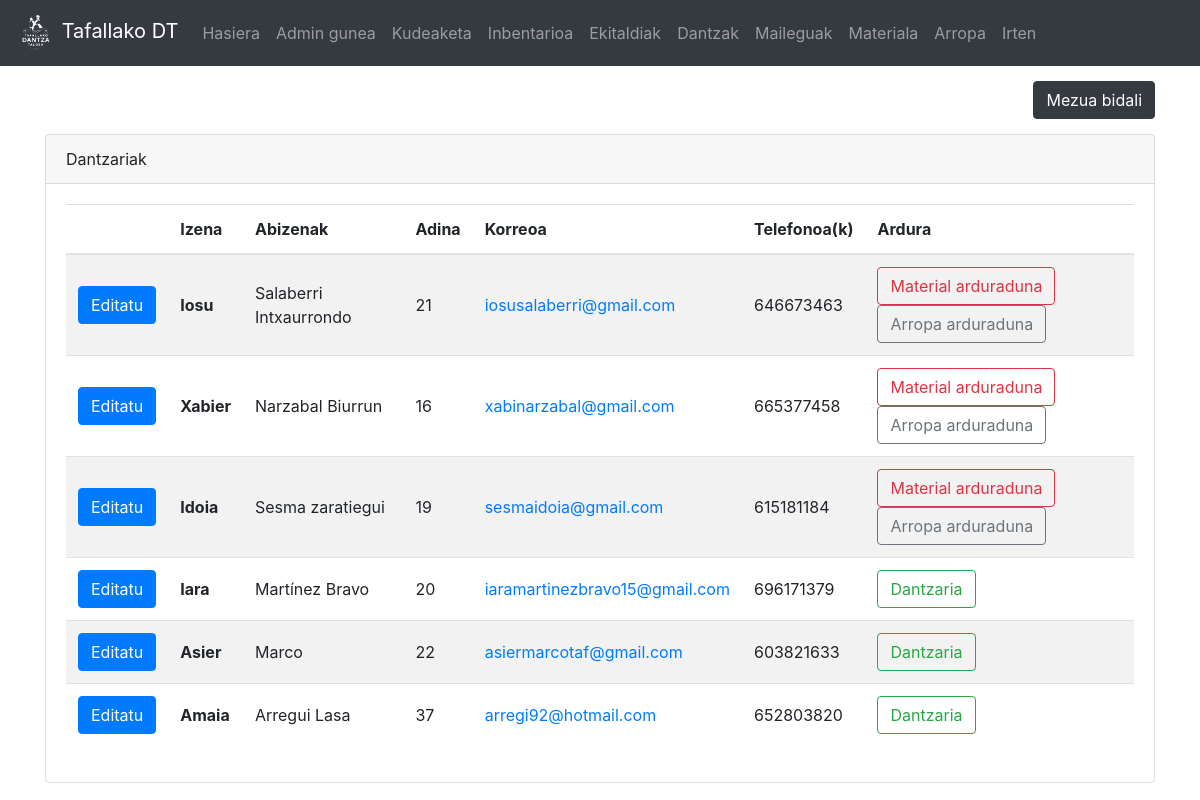
The page /dashboard (signed in) on the database its author committed.
### dantza/models.py (models this page shows, shortened)
class Dantzaria(models.Model):
	user = models.OneToOneField(User, on_delete=models.CASCADE)
	izena = models.CharField(max_length=50)
	abizenak = models.CharField(max_length=200)
	jaiotze_data = models.DateTimeField('jaiotze data')
	email = models.CharField(max_length=100)
	def adina(self):
		today = date.today()
		return today.year - self.jaiotze_data.year - ((today.month, today.day) < (self.jaiotze_data.month, self.jaiotze_data.day))
	def telefonoak(self):
		t_list = Telefono.objects.filter(dantzari=self)
		return ', '.join(str(e.zenbakia) for e in t_list)
	def is_materialArduraduna(self):
		return self.user.groups.filter(name='material_arduradunak').exists()
	def is_arropaArduraduna(self):
		return self.user.groups.filter(name='arropa_arduradunak').exists()

class Telefono(models.Model):
	zenbakia = models.IntegerField()
	dantzari = models.ForeignKey(Dantzaria, on_delete=models.CASCADE)

### dantza/views.py (the view, shortened to what this page needs)
# urls.py: path('dashboard', views.dashboard, name = 'dashboard'),
@login_required(login_url='/login')
def dashboard(request):
	dantzari_list = Dantzaria.objects.all()
	maileguak = Mailegua.objects.filter(itzulita=False)
	return render(request,'dantza/dashboard.html',{'d_list':dantzari_list, 'mail_list':maileguak, 'h_list': HARTZAILEA})

### dantza/templatetags/auth_extras.py (called while the page is built)
@register.filter(name='has_group')
def has_group(user, group_name):
    return user.groups.filter(name=group_name).exists()

### templates/dantza/dashboard.html (shortened to what this page needs)
{% extends "dantza/base.html" %}
{% block edukia %}
<div class="container">
	<div class="clearfix">
		<button style="margin-top: 15px;" type="button" class="btn btn-dark float-right" data-toggle="modal" data-target="#mezua">
		  Mezua bidali
		</button>
	</div>
	{% if request.user.is_superuser %}
	<div class="card" style="margin-top:15px">
		<div class="card-header">Dantzariak</div>
		<div class="card-body">
	{% if d_list %}
	<div class="table-responsive">
		<table class="table table-hover table-striped">
		  <thead>
			<tr>
								<th scope="col"></th>
			  <th scope="col">Izena</th>
			  <th scope="col">Abizenak</th>
			  <th scope="col">Adina</th>
			  <th scope="col">Korreoa</th>
				<th scope="col">Telefonoa(k)</th>
				<th scope="col">Ardura</th>
			</tr>
		  </thead>
		  <tbody>
		{% for d in d_list %}
			  <tr>
				  <td style="vertical-align:middle;"><a href="/dantzari/{{ d.pk }}/" class="btn btn-primary">Editatu</a></td>
				  <th scope="row" style="vertical-align:middle;">{{ d.izena }}</th>
				  <td style="vertical-align:middle;">{{ d.abizenak }}</td>
				  <td style="vertical-align:middle;">{{ d.adina }}</td>
				  <td style="vertical-align:middle;"><a href="mailto:{{ d.email }}">{{ d.email }}</a></td>
				  <td style="vertical-align:middle;">{{ d.telefonoak }}</td>
				  <td>
					  {% if not d.is_materialArduraduna and not d.is_arropaArduraduna %}
					  <div class="btn btn-outline-success">Dantzaria</div>
					  {% endif %}
					  {% if d.is_materialArduraduna %}
					  <div class="btn btn-outline-danger">Material arduraduna</div>
					  {% endif %}
					  {% if d.is_arropaArduraduna %}
					  <div class="btn btn-outline-secondary">Arropa arduraduna</div>
					  {% endif %}
				  </td>
			  </tr>
		{% endfor %}
			</tbody>
</table>
			</div>
	{% else %}
		Oraindik ez dago dantzaririk<br/>
			<small>Dantzari berriak sortzeko, saioa itxi eta erregistratu</small>
	{% endif %}
		</div>
</div>
</div>
{% endif %}
{% endblock edukia %}

### rows shown on the page
Dantzaria: izena "Iosu", abizenak "Salaberri Intxaurrondo", adina "21", email "iosusalaberri@gmail.com", telefonoak "646673463", shows "Material arduraduna", shows "Arropa arduraduna"
Dantzaria: izena "Xabier", abizenak "Narzabal Biurrun", adina "16", email "xabinarzabal@gmail.com", telefonoak "665377458", shows "Material arduraduna", shows "Arropa arduraduna"
Dantzaria: izena "Idoia", abizenak "Sesma zaratiegui", adina "19", email "sesmaidoia@gmail.com", telefonoak "615181184", shows "Material arduraduna", shows "Arropa arduraduna"
Dantzaria: izena "Iara", abizenak "Martínez Bravo", adina "20", email "iaramartinezbravo15@gmail.com", telefonoak "696171379", shows "Dantzaria"
Dantzaria: izena "Asier", abizenak "Marco", adina "22", email "asiermarcotaf@gmail.com", telefonoak "603821633", shows "Dantzaria"
Dantzaria: izena "Amaia", abizenak "Arregui Lasa", adina "37", email "arregi92@hotmail.com", telefonoak "652803820", shows "Dantzaria"
